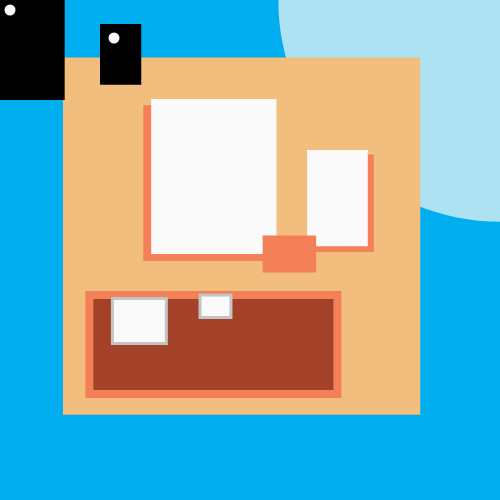
Frame 1 (no input)
Frame 60 (no input): identical to frame 1, image omitted
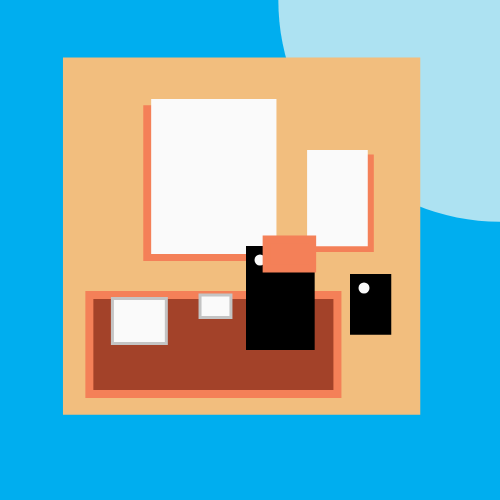
Frame 120 (the mouse pressed at the canvas centre since frame 60)

The p5.js sketch that drew these frames (run headless with seeded random() and noise() and a simulated clock; from frame 60 on, the mouse is pressed at the canvas centre):

// p5.js sketch
// ── sketch.js

function setup() {
  createCanvas(500, 500);
}
var mouseX=0
var mouseY=0
var mouseXX= 0 +91.199
var mouseYY= 0
function draw() {
//background
  background(0, 174, 239);
  
//circle
  noStroke();
  fill(173, 226, 242);
  circle(500, 0, 443.35);
  
//face
  noStroke();
  fill(242, 190, 126);
  rect(62.966, 57.386, 357.303, 357.303);
  
//mouth
  stroke(244, 128, 88);
  strokeWeight(8);
  fill(163, 66, 41);
  rect(89.371, 295.026, 248.06, 98.876);

  //big tooth
    stroke(196, 196, 196);
    strokeWeight(3);
    fill(250, 250, 250);
    rect(112.404, 298.521, 53.933, 44.944);
  
  //small tooth
    stroke(196, 196, 196);
    strokeWeight(3);
    fill(250, 250, 250);
    rect(200.045, 295.026, 30.899, 22.472);
  
  //skin behind eyes
    stroke(244, 128, 88);
    strokeWeight(8);
    fill(244, 128, 88);
    rect(147.281, 109.136, 121.021, 147.879);
  
  //small skin behind eyes
    stroke(244, 128, 88);
    strokeWeight(8);
    fill(244, 128, 88);
    rect(314.055, 158.487, 55.769, 89.629);
  
  //big eye
    noStroke();
    fill(250,250,250);
    rect(151.169, 98.959, 125.281, 155.056);
  
  //small eye
    noStroke();
    fill(250,250,250);
    rect(307.094, 150.082, 60.674, 96.067);
  
  //pupil
    stroke(0,0,0);
    strokeWeight(8);
    fill(0,0,0);
    rect(mouseX, mouseY, 60.674, 96.067);
    
  //small pupil
    stroke(0,0,0);
    strokeWeight(8)
    fill(0,0,0);
    rect(mouseX +104,mouseY +28, 33.258, 52.659);
  
  //shine in eyes
    noStroke();
    fill(250,250,250);
    circle(mouseX+ 10, mouseY+10, 11);
  
  //small eye shine
    noStroke();
    fill(250,250,250);
    circle(mouseX +114,mouseY +38, 11);
  
  //nose
    stroke(244, 128, 88);
    strokeWeight(8);
    fill(244, 128, 88);
    rect(266.644, 239.408, 45.506, 29.213);

}
